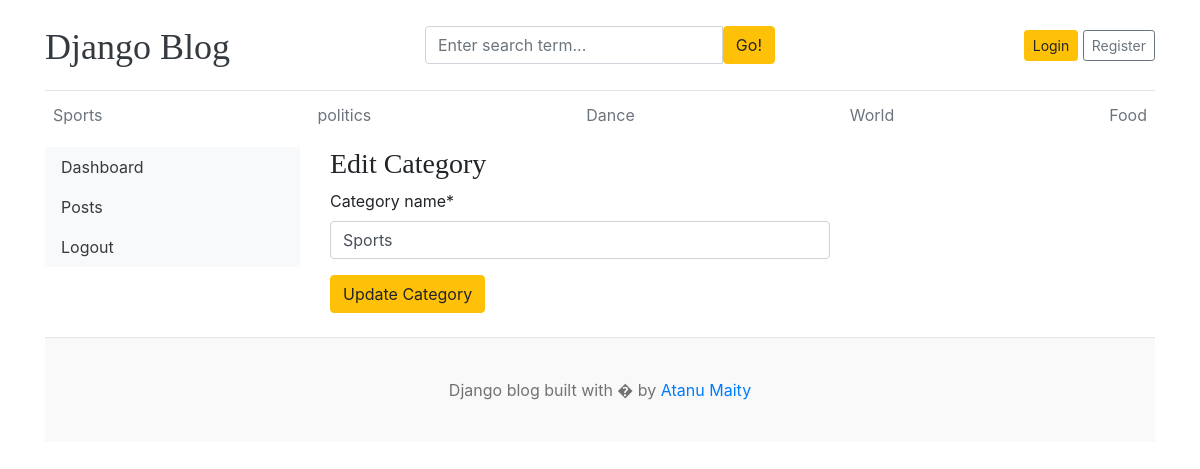
The page /dashboard/categories/edit/1/ on the database its author committed.
### blogs/models.py (models this page shows, shortened)
class Category(models.Model):
    category_name = models.CharField(max_length=100, unique=True)
    created_at = models.DateTimeField(auto_now_add=True)
    updated_at = models.DateTimeField(auto_now=True)
    class Meta:
        verbose_name_plural = "Categories"

### dashboard/views.py (the view)
# urls.py: path('categories/edit/<int:id>/',views.edit_category,name='edit_category'),
def edit_category(request,id):
    category = get_object_or_404(Category,id=id)
    form = CategoryForm(instance=category)
    if request.method == 'POST':
        form = CategoryForm(request.POST,instance=category)
        if form.is_valid():
            form.save()
            return redirect('categories')
    context={
        'form':form,
        'category':category
    }
    return render(request,'dashboard/edit_category.html',context)

### dashboard/forms.py
class CategoryForm(forms.ModelForm):
    class Meta:
        model = Category
        fields = "__all__"

### blogs/context_processors.py (called while the page is built)
def get_categories(request):
    categories = Category.objects.all()
    return dict(categories=categories)

def get_social_links(request):
    follow_us_links = FollowUs.objects.all()
    return dict(follow_us_links=follow_us_links)

### templates/dashboard/edit_category.html (shortened to what this page needs)
{% extends 'base.html' %}
{% block content %}
{% load crispy_forms_tags %}
<div class="row">
    {% include 'dashboard/sidebar.html' %}
    <div class="col-md-9">
        <h3>Edit Category</h3>
        <form action="{% url 'edit_category' category.id %}" method="post" style="width: 500px;">
            {{ form | crispy }}
            <button type="submit" class="btn btn-warning">Update Category</button>
        </form>
        <br>
    </div>
 </div>
{% endblock %}

### templates/base.html (shortened to what this page needs)
 {% load static %}
<!DOCTYPE html>
<html lang="en">
<head>
    <link href="https://getbootstrap.com/docs/4.0/dist/css/bootstrap.min.css" rel="stylesheet" />
    <link href="{% static 'css/blog.css' %}" rel="stylesheet" />
    <link rel="stylesheet" href="https://cdnjs.cloudflare.com/ajax/libs/toastify-js/1.6.1/toastify.css" />
</head>
<body>
    <div class="container">
      <header class="blog-header py-3">
        <div class="row flex-nowrap justify-content-between align-items-center">
          <div class="col-4 pt-1">
            <a class="blog-header-logo text-dark" href="/">Django Blog</a>
          </div>
          <div class="col-4">
            <form action="{% url 'search' %}" method="get">
                    <div class="input-group">
                        <input class="form-control" type="text" name="keyword" value="{{keyword}}" placeholder="Enter search term..." aria-label="Enter search term..." aria-describedby="button-search" />
                        <button type="submit" class="btn btn-warning" id="button-search" type="button">Go!</button>
                    </div>
            </form>
          </div>
          {% if user.is_authenticated %}
          <div class="col-4 d-flex justify-content-end align-items-center">
            <span><a href="{% url 'dashboard' %}">Dashboard</a></span> &nbsp;
            <a class="btn btn-sm btn-warning" href="{% url 'logout' %}">Logout</a>
          </div>
          {% else %}
          <div class="col-4 d-flex justify-content-end align-items-center">
            <a class="btn btn-sm btn-warning" href="{% url 'login' %}">Login</a> &nbsp;
            <a class="btn btn-sm btn-outline-secondary" href="{% url 'register' %}">Register</a>
          </div>
          {% endif %}
        </div>
      </header>
      <div class="nav-scroller py-1 mb-2">
        <nav class="nav d-flex justify-content-between">
          {% for category in categories %}
          <a class="p-2 text-muted" href="{% url 'post_by_category' category.id %}">{{ category.category_name }}</a>
          {% endfor %}
        </nav>
      </div>
{% block content %}
{% endblock %}
<footer class="blog-footer">
  <p>Django blog built with � by <a href="#">Atanu Maity</a></p>
</footer>
</body>
</html>

### blog_main/static/css/blog.css (style rules this page uses)
.blog-header { border-bottom: 1px solid #e5e5e5; }
.blog-header-logo { font-family: "Playfair Display", Georgia, "Times New Roman", serif; font-size: 2.25rem; }
h1, h2, h3, h4, h5, h6 { font-family: "Playfair Display", Georgia, "Times New Roman", serif; }
.blog-footer { padding: 2.5rem 0; color: #727272; text-align: center; background-color: #f9f9f9; border-top: .05rem solid #e5e5e5; }
.blog-footer p:last-child { margin-bottom: 0; }

### rows shown on the page
Category: category_name "Sports"
Category: category_name "politics"
Category: category_name "Dance"
Category: category_name "World"
Category: category_name "Food"
